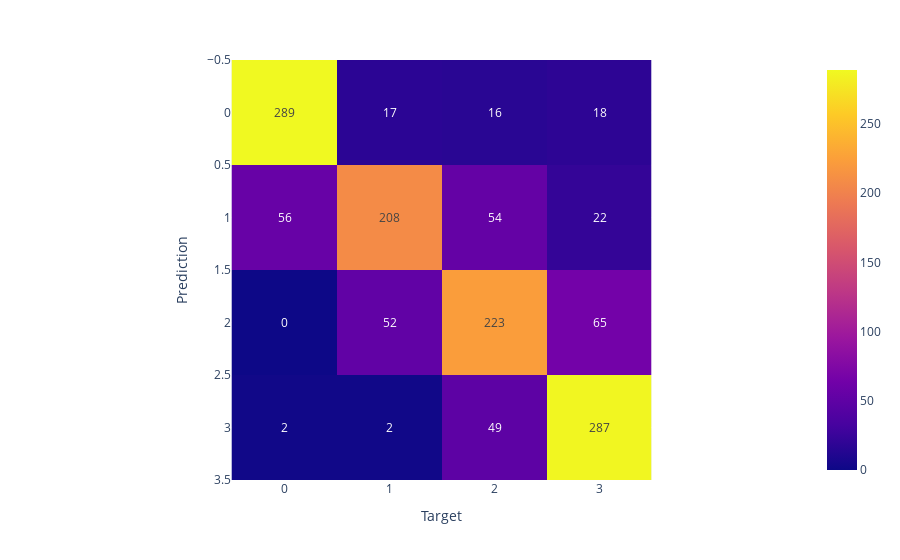

The notebook cell saved with this chart:
### Code cell
fig = px.imshow(confusion_matrix(y_test, y_predict_logistic_regression), text_auto=True)
fig.update_layout(xaxis_title = 'Target', yaxis_title = 'Prediction')

### Figure 1 — Plotly figure (JSON) as saved in the notebook; plotly's stock layout.template omitted (floating-point values rounded to 4 significant figures)
{"data": [{"coloraxis": "coloraxis", "hovertemplate": "x: %{x}<br>y: %{y}<br>color: %{z}<extra></extra>", "name": "0", "texttemplate": "%{z}", "type": "heatmap", "xaxis": "x", "yaxis": "y", "z": [[289, 17, 16, 18], [56, 208, 54, 22], [0, 52, 223, 65], [2, 2, 49, 287]]}], "layout": {"coloraxis": {"colorscale": [[0, "#0d0887"], [0.1111, "#46039f"], [0.2222, "#7201a8"], [0.3333, "#9c179e"], [0.4444, "#bd3786"], [0.5556, "#d8576b"], [0.6667, "#ed7953"], [0.7778, "#fb9f3a"], [0.8889, "#fdca26"], [1, "#f0f921"]]}, "margin": {"t": 60}, "xaxis": {"anchor": "y", "constrain": "domain", "domain": [0, 1], "scaleanchor": "y", "title": {"text": "Target"}}, "yaxis": {"anchor": "x", "autorange": "reversed", "constrain": "domain", "domain": [0, 1], "title": {"text": "Prediction"}}}}
